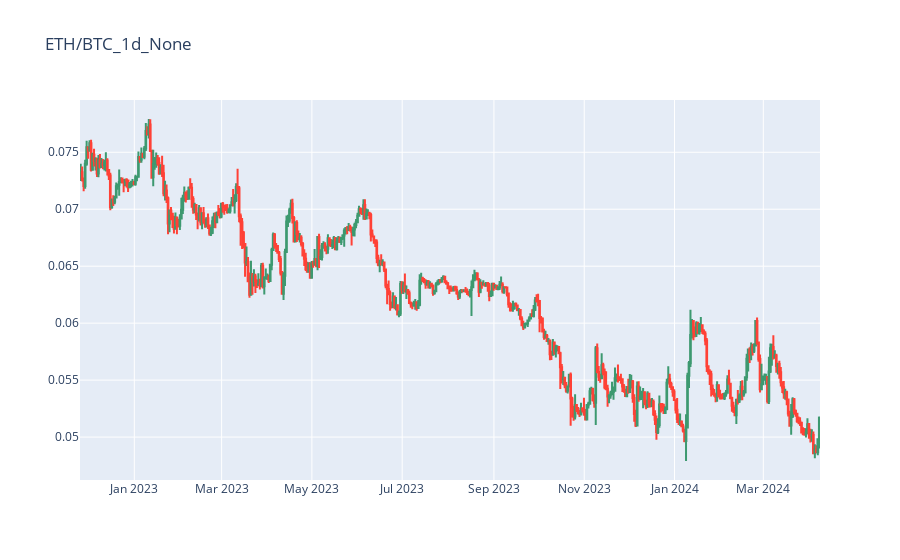

Write notebook code for a chart like this one.
### Markdown cell above
# Binance OHLCV

### Code cell
from crypto_trading.plots import plot_chart

plot_chart('ETH/BTC','1d')

### Figure 1 — Plotly figure (JSON) as saved in the notebook; plotly's stock layout.template omitted (floating-point values rounded to 4 significant figures; data arrays with more than 128 entries replaced by an {"elided": "..."} marker saying what was removed)
{"data": [{"close": {"elided": "500 float values"}, "high": {"elided": "500 float values"}, "low": {"elided": "500 float values"}, "open": {"elided": "500 float values"}, "type": "candlestick", "x": {"elided": "500 str values"}}], "layout": {"title": {"text": "ETH/BTC_1d_None"}, "xaxis": {"rangeslider": {"visible": false}}}}
